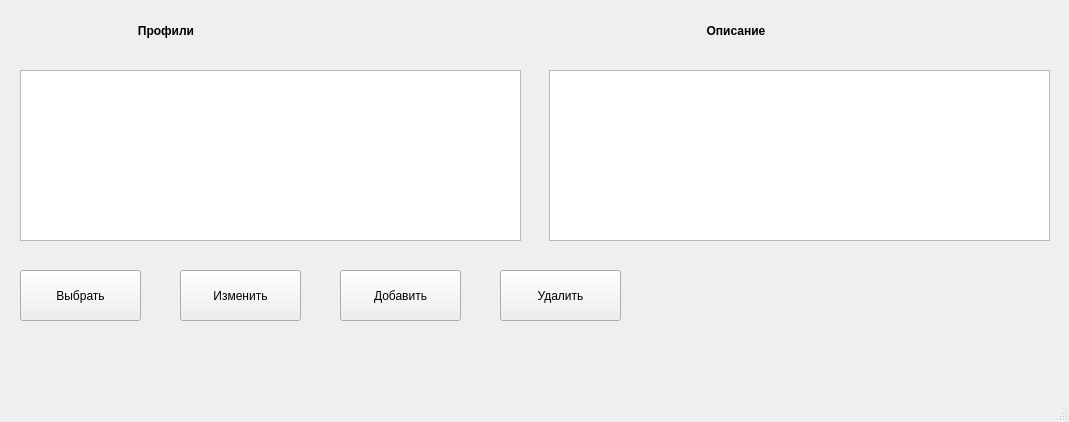
<?xml version="1.0" encoding="UTF-8"?>
<ui version="4.0">
 <class>fmSelectProfil</class>
 <widget class="QMainWindow" name="fmSelectProfil">
  <property name="geometry">
   <rect>
    <x>0</x>
    <y>0</y>
    <width>1069</width>
    <height>422</height>
   </rect>
  </property>
  <property name="minimumSize">
   <size>
    <width>1069</width>
    <height>422</height>
   </size>
  </property>
  <property name="maximumSize">
   <size>
    <width>1069</width>
    <height>422</height>
   </size>
  </property>
  <property name="windowTitle">
   <string>Выбор профиля прибора</string>
  </property>
  <widget class="QWidget" name="centralwidget">
   <widget class="QLabel" name="label">
    <property name="geometry">
     <rect>
      <x>20</x>
      <y>20</y>
      <width>292</width>
      <height>21</height>
     </rect>
    </property>
    <property name="font">
     <font>
      <pointsize>9</pointsize>
      <weight>75</weight>
      <bold>true</bold>
     </font>
    </property>
    <property name="text">
     <string>Профили</string>
    </property>
    <property name="alignment">
     <set>Qt::AlignCenter</set>
    </property>
   </widget>
   <widget class="QToolButton" name="tbSelectProfil">
    <property name="geometry">
     <rect>
      <x>20</x>
      <y>270</y>
      <width>121</width>
      <height>51</height>
     </rect>
    </property>
    <property name="font">
     <font>
      <pointsize>9</pointsize>
     </font>
    </property>
    <property name="text">
     <string>Выбрать</string>
    </property>
    <property name="toolButtonStyle">
     <enum>Qt::ToolButtonTextOnly</enum>
    </property>
    <property name="arrowType">
     <enum>Qt::NoArrow</enum>
    </property>
   </widget>
   <widget class="QToolButton" name="tbChangeProfil">
    <property name="geometry">
     <rect>
      <x>180</x>
      <y>270</y>
      <width>121</width>
      <height>51</height>
     </rect>
    </property>
    <property name="font">
     <font>
      <pointsize>9</pointsize>
     </font>
    </property>
    <property name="text">
     <string>Изменить</string>
    </property>
    <property name="toolButtonStyle">
     <enum>Qt::ToolButtonTextOnly</enum>
    </property>
    <property name="arrowType">
     <enum>Qt::NoArrow</enum>
    </property>
   </widget>
   <widget class="QToolButton" name="tbDelProfil">
    <property name="geometry">
     <rect>
      <x>500</x>
      <y>270</y>
      <width>121</width>
      <height>51</height>
     </rect>
    </property>
    <property name="font">
     <font>
      <pointsize>9</pointsize>
     </font>
    </property>
    <property name="text">
     <string>Удалить</string>
    </property>
    <property name="toolButtonStyle">
     <enum>Qt::ToolButtonTextOnly</enum>
    </property>
    <property name="arrowType">
     <enum>Qt::NoArrow</enum>
    </property>
   </widget>
   <widget class="QToolButton" name="tbAddProfil">
    <property name="geometry">
     <rect>
      <x>340</x>
      <y>270</y>
      <width>121</width>
      <height>51</height>
     </rect>
    </property>
    <property name="font">
     <font>
      <pointsize>9</pointsize>
     </font>
    </property>
    <property name="text">
     <string>Добавить</string>
    </property>
    <property name="toolButtonStyle">
     <enum>Qt::ToolButtonTextOnly</enum>
    </property>
    <property name="arrowType">
     <enum>Qt::NoArrow</enum>
    </property>
   </widget>
   <widget class="QTextBrowser" name="tbDescribeProfil">
    <property name="geometry">
     <rect>
      <x>549</x>
      <y>70</y>
      <width>501</width>
      <height>171</height>
     </rect>
    </property>
   </widget>
   <widget class="QLabel" name="label_2">
    <property name="geometry">
     <rect>
      <x>590</x>
      <y>20</y>
      <width>292</width>
      <height>21</height>
     </rect>
    </property>
    <property name="font">
     <font>
      <pointsize>9</pointsize>
      <weight>75</weight>
      <bold>true</bold>
     </font>
    </property>
    <property name="text">
     <string>Описание</string>
    </property>
    <property name="alignment">
     <set>Qt::AlignCenter</set>
    </property>
   </widget>
   <widget class="QListWidget" name="lwProfils_">
    <property name="geometry">
     <rect>
      <x>20</x>
      <y>70</y>
      <width>501</width>
      <height>171</height>
     </rect>
    </property>
   </widget>
  </widget>
  <widget class="QMenuBar" name="menubar">
   <property name="geometry">
    <rect>
     <x>0</x>
     <y>0</y>
     <width>1069</width>
     <height>38</height>
    </rect>
   </property>
  </widget>
  <widget class="QStatusBar" name="statusbar"/>
 </widget>
 <resources/>
 <connections/>
</ui>
